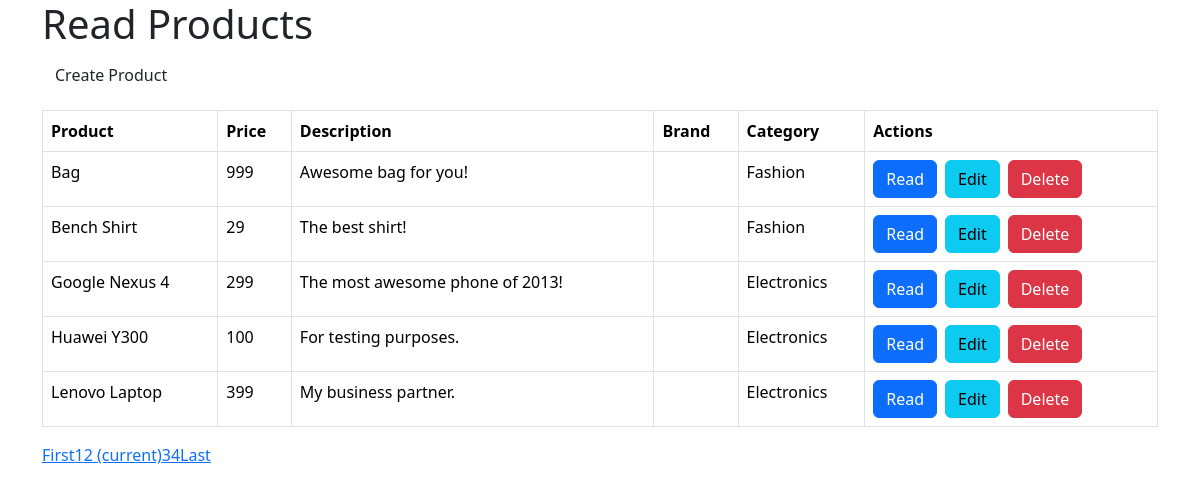
The app's page /index.php?page=2 with its own data.
### tables this page shows
CREATE TABLE `products` (
  `id` int(11) NOT NULL,
  `name` varchar(32) NOT NULL,
  `description` text NOT NULL,
  `price` int(11) NOT NULL,
  `category_id` int(11) NOT NULL,
  `created` datetime NOT NULL,
  `modified` timestamp NOT NULL DEFAULT CURRENT_TIMESTAMP
);

CREATE TABLE `categories` (
  `id` int(11) NOT NULL,
  `name` varchar(256) NOT NULL,
  `created` datetime NOT NULL,
  `modified` timestamp NOT NULL DEFAULT CURRENT_TIMESTAMP
);

### objects/product.php (called while the page is built, shortened)
<?php
class Product {
    private $conn;
    private $table_name = "products";
    public function __construct($db) {
        $this->conn = $db;
    }
    function readAll($from_record_num, $records_per_page) {
        $query = "SELECT
                    id, name, description, price, category_id
                FROM
                    " . $this->table_name . "
                ORDER BY
                    name ASC
                LIMIT
                    {$from_record_num}, {$records_per_page}";
        $stmt = $this->conn->prepare($query);
        $stmt->execute();
        return $stmt;
    }
}
?>

### objects/category.php (called while the page is built, shortened)
<?php
class Category{
    private $conn;
    private $table_name = "categories";
    public $id;
    public function __construct($db){
        $this->conn = $db;
    }
    function readName(){
        $query = "SELECT name FROM " . $this->table_name . " WHERE id = ? limit 0,1";
        $stmt = $this->conn->prepare( $query );
        $stmt->bindParam(1, $this->id);
        $stmt->execute();
        $row = $stmt->fetch(PDO::FETCH_ASSOC);
        $this->name = $row['name'];
    }
}
?>

### index.php (the view, shortened to what this page needs)
<?php
$page = isset($_GET['page']) ? $_GET['page'] : 1;
$records_per_page = 5;
$from_record_num = ($records_per_page * $page) - $records_per_page;
include_once 'objects/product.php';
include_once 'objects/category.php';
$database = new Database();
$db = $database->getConnection();
$product = new Product($db);
$category = new Category($db);
$stmt = $product->readAll($from_record_num, $records_per_page);
$num = $stmt->rowCount();
include_once "header.php";
echo "<div class='right-button-margin'>";
    echo "<a href='create-product.php' class='btn btn-default pull-right'>Create Product</a>";
echo "</div>";
if($num > 0){
    echo "<table class='table table-hover table-responsive table-bordered'>";
        echo "<tr>";
            echo "<th>Product</th>";
            echo "<th>Price</th>";
            echo "<th>Description</th>";
            echo "<th>Brand</th>";
            echo "<th>Category</th>";
            echo "<th>Actions</th>";
        echo "</tr>";
        while ($row = $stmt->fetch(PDO::FETCH_ASSOC)){
            extract($row);
            $brand = isset($brand) ? $brand : '';
            echo "<tr>";
                echo "<td>{$name}</td>";
                echo "<td>{$price}</td>";
                echo "<td>{$description}</td>";
                echo "<td>{$brand}</td>";
                echo "<td>";
                    $category->id = $category_id;
                    $category->readName();
                    echo $category->name;
                echo "</td>";
                echo "<td>";
                    echo "<a href='read-one.php?id={$id}' class='btn btn-primary left-margin'>";
                    echo "<span class='glyphicon glyphicon-list'></span> Read";
                    echo "</a>";
                    echo "<a href='update-product.php?id={$id}' class='btn btn-info left-margin'>";
                    echo "<span class='glyphicon glyphicon-edit'></span> Edit";
                    echo "</a>";
                    echo "<a delete-id='{$id}' class='btn btn-danger delete-object'>";
                    echo "<span class='glyphicon glyphicon-remove'></span> Delete";
                    echo "</a>";
                echo "</td>";
            echo "</tr>";
        }
    echo "</table>";
    include_once 'paging.php';
}
else{
    echo "<div class='alert alert-info'>No products found.</div>";
}
include_once "footer.php";
?>

### libs/css/custom.css (style rules this page uses)
.left-margin { margin:0 .5em 0 0; }
.right-button-margin { margin: 0 0 1em 0; overflow: hidden; }

### records on screen
products: name "Bag", price "999", description "Awesome bag for you!", category.name "Fashion"
products: name "Bench Shirt", price "29", description "The best shirt!", category.name "Fashion"
products: name "Google Nexus 4", price "299", description "The most awesome phone of 2013!", category.name "Electronics"
products: name "Huawei Y300", price "100", description "For testing purposes.", category.name "Electronics"
products: name "Lenovo Laptop", price "399", description "My business partner.", category.name "Electronics"
